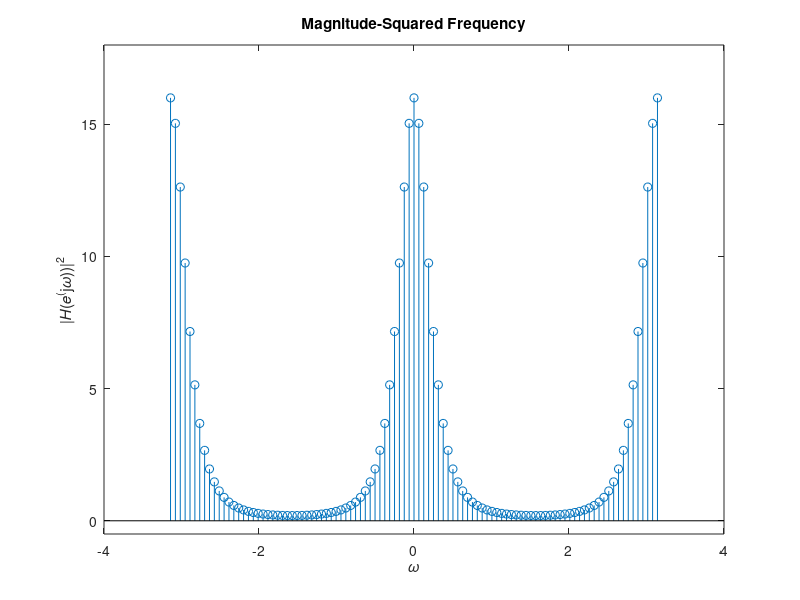

MATLAB code for this plot:
w = linspace(-pi, pi, 101);

H_ejw = 1 ./ (1 - 0.5*exp(2*1i*w));     % H(e^jw)

H_e_negjw = conj(H_ejw);                % Cmplx Conjg of H(e^jw)

Hmw = (abs(H_ejw .* H_e_negjw)).^2;     % Calculate Hm[𝜔]

figure(1), subplot(1, 1, 1), stem(w, Hmw), xlabel('𝜔'), ylabel('|𝐻(𝑒^(j𝜔))|^2'), title('Magnitude-Squared Frequency'), axis([-4 4 -0.5 18]);
